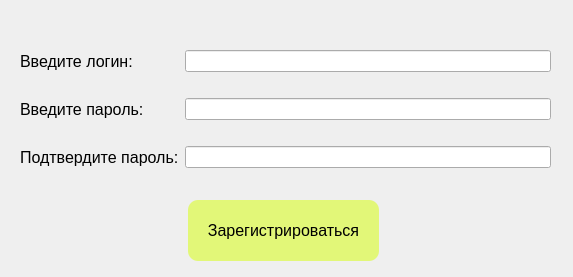
<?xml version="1.0" encoding="UTF-8"?>
<ui version="4.0">
 <class>RegistrationDialog</class>
 <widget class="QDialog" name="RegistrationDialog">
  <property name="geometry">
   <rect>
    <x>0</x>
    <y>0</y>
    <width>573</width>
    <height>277</height>
   </rect>
  </property>
  <widget class="QPushButton" name="regBttn">
   <property name="geometry">
    <rect>
     <x>188</x>
     <y>200</y>
     <width>191</width>
     <height>61</height>
    </rect>
   </property>
   <property name="font">
    <font>
     <pointsize>12</pointsize>
    </font>
   </property>
   <property name="styleSheet">
    <string notr="true">QPushButton{
background-color: #E2F778;
border-radius: 10px;
}
QPushButton:hover{
background-color: #E9F79E
}</string>
   </property>
   <property name="text">
    <string>Зарегистрироваться</string>
   </property>
  </widget>
  <widget class="QWidget" name="">
   <property name="geometry">
    <rect>
     <x>20</x>
     <y>30</y>
     <width>531</width>
     <height>161</height>
    </rect>
   </property>
   <layout class="QGridLayout" name="gridLayout">
    <item row="0" column="0">
     <widget class="QLabel" name="enterLoginLabel">
      <property name="font">
       <font>
        <pointsize>12</pointsize>
       </font>
      </property>
      <property name="text">
       <string>Введите логин:</string>
      </property>
     </widget>
    </item>
    <item row="0" column="1">
     <widget class="QLineEdit" name="enterLoginLineEdit"/>
    </item>
    <item row="1" column="0">
     <widget class="QLabel" name="enterPassLabel">
      <property name="font">
       <font>
        <pointsize>12</pointsize>
       </font>
      </property>
      <property name="text">
       <string>Введите пароль:</string>
      </property>
     </widget>
    </item>
    <item row="1" column="1">
     <widget class="QLineEdit" name="enterPassLineEdit">
      <property name="echoMode">
       <enum>QLineEdit::Password</enum>
      </property>
     </widget>
    </item>
    <item row="2" column="0">
     <widget class="QLabel" name="confirmPassLabel">
      <property name="font">
       <font>
        <pointsize>12</pointsize>
       </font>
      </property>
      <property name="text">
       <string>Подтвердите пароль:</string>
      </property>
     </widget>
    </item>
    <item row="2" column="1">
     <widget class="QLineEdit" name="confirmPassLineEdit">
      <property name="echoMode">
       <enum>QLineEdit::Password</enum>
      </property>
     </widget>
    </item>
   </layout>
  </widget>
 </widget>
 <resources/>
 <connections/>
</ui>
